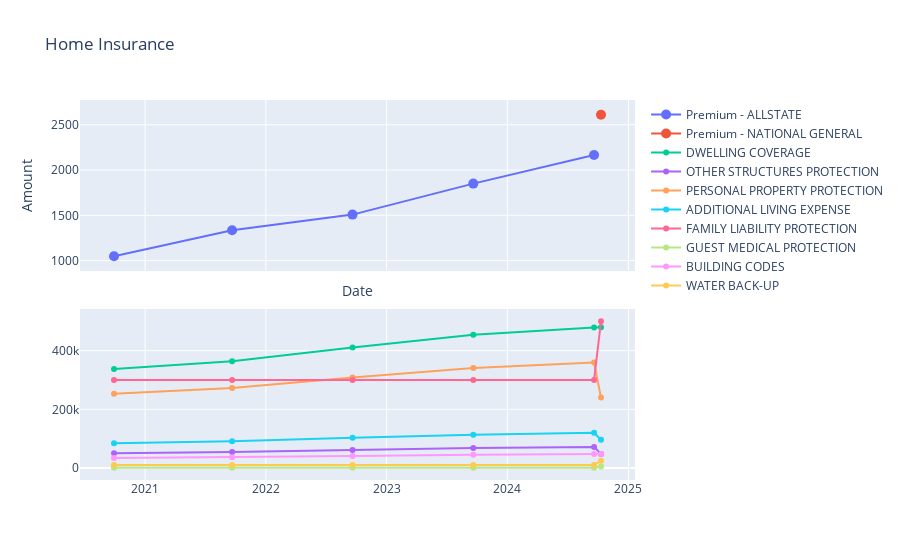

Notebook code for this chart:
### Code cell
home = make_subplots(rows=2, cols=1, shared_xaxes=True, vertical_spacing=0.1)

for insurer in home_df['INSURER'].unique():
    insurer_df = home_df[home_df['INSURER'] == insurer]
    home.add_trace(go.Scatter(
        x=insurer_df['DATE'],
        y=insurer_df['PREMIUM'],
        mode='lines+markers',
        name=f'Premium - {insurer}',
        marker=dict(size=10, symbol='circle')
    ), row=1, col=1)

for col in home_df.columns[3:]:
    home.add_trace(go.Scatter(
        x=home_df['DATE'],
        y=home_df[col],
        mode='lines+markers',
        name=col
    ), row=2, col=1)

home.update_layout(
    title='Home Insurance',
    xaxis_title='Date',
    yaxis_title='Amount',
    hovermode='x unified',
    height=800
)

home.update_xaxes(showspikes=True, spikecolor='grey', spikemode='across')

home.show()

### Figure 1 — Plotly figure (JSON) as saved in the notebook; plotly's stock layout.template omitted (floating-point values rounded to 4 significant figures)
{"data": [{"marker": {"size": 10, "symbol": "circle"}, "mode": "lines+markers", "name": "Premium - ALLSTATE", "type": "scatter", "x": ["2020-09-29T00:00:00", "2021-09-21T00:00:00", "2022-09-20T00:00:00", "2023-09-20T00:00:00", "2024-09-19T00:00:00"], "xaxis": "x", "y": [1048.0, 1334.0, 1508.0, 1850.0, 2166.0], "yaxis": "y"}, {"marker": {"size": 10, "symbol": "circle"}, "mode": "lines+markers", "name": "Premium - NATIONAL GENERAL", "type": "scatter", "x": ["2024-10-10T00:00:00"], "xaxis": "x", "y": [2610], "yaxis": "y"}, {"mode": "lines+markers", "name": "DWELLING COVERAGE", "type": "scatter", "x": ["2020-09-29T00:00:00", "2021-09-21T00:00:00", "2022-09-20T00:00:00", "2023-09-20T00:00:00", "2024-09-19T00:00:00", "2024-10-10T00:00:00"], "xaxis": "x2", "y": [337165, 363770, 410945, 454323, 479218, 480000], "yaxis": "y2"}, {"mode": "lines+markers", "name": "OTHER STRUCTURES PROTECTION", "type": "scatter", "x": ["2020-09-29T00:00:00", "2021-09-21T00:00:00", "2022-09-20T00:00:00", "2023-09-20T00:00:00", "2024-09-19T00:00:00", "2024-10-10T00:00:00"], "xaxis": "x2", "y": [50575, 54566, 61642, 68149, 71883, 48000], "yaxis": "y2"}, {"mode": "lines+markers", "name": "PERSONAL PROPERTY PROTECTION", "type": "scatter", "x": ["2020-09-29T00:00:00", "2021-09-21T00:00:00", "2022-09-20T00:00:00", "2023-09-20T00:00:00", "2024-09-19T00:00:00", "2024-10-10T00:00:00"], "xaxis": "x2", "y": [252874, 272828, 308209, 340743, 359414, 240000], "yaxis": "y2"}, {"mode": "lines+markers", "name": "ADDITIONAL LIVING EXPENSE", "type": "scatter", "x": ["2020-09-29T00:00:00", "2021-09-21T00:00:00", "2022-09-20T00:00:00", "2023-09-20T00:00:00", "2024-09-19T00:00:00", "2024-10-10T00:00:00"], "xaxis": "x2", "y": [84292, 90943, 102737, 113581, 119805, 96000], "yaxis": "y2"}, {"mode": "lines+markers", "name": "FAMILY LIABILITY PROTECTION", "type": "scatter", "x": ["2020-09-29T00:00:00", "2021-09-21T00:00:00", "2022-09-20T00:00:00", "2023-09-20T00:00:00", "2024-09-19T00:00:00", "2024-10-10T00:00:00"], "xaxis": "x2", "y": [300000, 300000, 300000, 300000, 300000, 500000], "yaxis": "y2"}, {"mode": "lines+markers", "name": "GUEST MEDICAL PROTECTION", "type": "scatter", "x": ["2020-09-29T00:00:00", "2021-09-21T00:00:00", "2022-09-20T00:00:00", "2023-09-20T00:00:00", "2024-09-19T00:00:00", "2024-10-10T00:00:00"], "xaxis": "x2", "y": [1000, 1000, 1000, 1000, 1000, 5000], "yaxis": "y2"}, {"mode": "lines+markers", "name": "BUILDING CODES", "type": "scatter", "x": ["2020-09-29T00:00:00", "2021-09-21T00:00:00", "2022-09-20T00:00:00", "2023-09-20T00:00:00", "2024-09-19T00:00:00", "2024-10-10T00:00:00"], "xaxis": "x2", "y": [33717, 36377, 41095, 45433, 47922, 48000], "yaxis": "y2"}, {"mode": "lines+markers", "name": "WATER BACK-UP", "type": "scatter", "x": ["2020-09-29T00:00:00", "2021-09-21T00:00:00", "2022-09-20T00:00:00", "2023-09-20T00:00:00", "2024-09-19T00:00:00", "2024-10-10T00:00:00"], "xaxis": "x2", "y": [10000, 10000, 10000, 10000, 10000, 25000], "yaxis": "y2"}], "layout": {"autosize": true, "dragmode": "zoom", "hovermode": "x unified", "title": {"text": "Home Insurance"}, "xaxis": {"anchor": "y", "autorange": true, "domain": [0, 1], "matches": "x2", "range": ["2020-06-28 17:39:27.9934", "2025-01-10 06:20:32.0066"], "showspikes": true, "showticklabels": false, "spikecolor": "grey", "spikemode": "across", "title": {"text": "Date"}, "type": "date"}, "xaxis2": {"anchor": "y2", "autorange": true, "domain": [0, 1], "range": ["2020-06-28 17:39:27.9934", "2025-01-10 06:20:32.0066"], "showspikes": true, "spikecolor": "grey", "spikemode": "across", "type": "date"}, "yaxis": {"anchor": "x", "autorange": true, "domain": [0.55, 1], "range": [916.1, 2742.0], "showspikes": false, "title": {"text": "Amount"}, "type": "linear"}, "yaxis2": {"anchor": "x2", "autorange": true, "domain": [0, 0.45], "range": [-35260.0, 536300.0], "showspikes": false, "type": "linear"}}}
